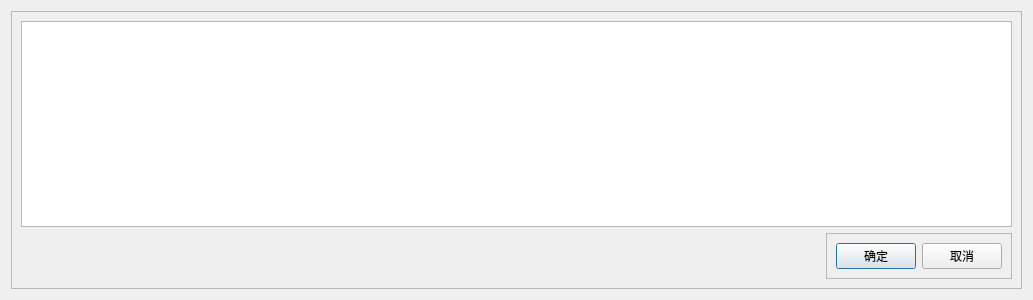
<?xml version="1.0" encoding="UTF-8"?>
<ui version="4.0">
 <class>SetBenchmark</class>
 <widget class="QDialog" name="SetBenchmark">
  <property name="geometry">
   <rect>
    <x>0</x>
    <y>0</y>
    <width>1033</width>
    <height>300</height>
   </rect>
  </property>
  <property name="windowTitle">
   <string>Dialog</string>
  </property>
  <layout class="QHBoxLayout" name="horizontalLayout_2">
   <item>
    <widget class="QFrame" name="frame">
     <property name="sizePolicy">
      <sizepolicy hsizetype="Expanding" vsizetype="Expanding">
       <horstretch>0</horstretch>
       <verstretch>0</verstretch>
      </sizepolicy>
     </property>
     <property name="frameShape">
      <enum>QFrame::StyledPanel</enum>
     </property>
     <property name="frameShadow">
      <enum>QFrame::Raised</enum>
     </property>
     <layout class="QVBoxLayout" name="verticalLayout">
      <item>
       <widget class="QTableView" name="tableView"/>
      </item>
      <item alignment="Qt::AlignRight">
       <widget class="QFrame" name="frame_2">
        <property name="frameShape">
         <enum>QFrame::StyledPanel</enum>
        </property>
        <property name="frameShadow">
         <enum>QFrame::Raised</enum>
        </property>
        <layout class="QHBoxLayout" name="horizontalLayout">
         <item>
          <widget class="QPushButton" name="pushButton">
           <property name="sizePolicy">
            <sizepolicy hsizetype="Preferred" vsizetype="Fixed">
             <horstretch>0</horstretch>
             <verstretch>0</verstretch>
            </sizepolicy>
           </property>
           <property name="text">
            <string>确定</string>
           </property>
          </widget>
         </item>
         <item>
          <widget class="QPushButton" name="pushButton_2">
           <property name="sizePolicy">
            <sizepolicy hsizetype="Preferred" vsizetype="Fixed">
             <horstretch>0</horstretch>
             <verstretch>0</verstretch>
            </sizepolicy>
           </property>
           <property name="text">
            <string>取消</string>
           </property>
          </widget>
         </item>
        </layout>
       </widget>
      </item>
     </layout>
    </widget>
   </item>
  </layout>
 </widget>
 <resources/>
 <connections>
  <connection>
   <sender>pushButton</sender>
   <signal>clicked()</signal>
   <receiver>SetBenchmark</receiver>
   <slot>finishSetAnswer()</slot>
   <hints>
    <hint type="sourcelabel">
     <x>840</x>
     <y>256</y>
    </hint>
    <hint type="destinationlabel">
     <x>760</x>
     <y>294</y>
    </hint>
   </hints>
  </connection>
  <connection>
   <sender>pushButton_2</sender>
   <signal>clicked()</signal>
   <receiver>SetBenchmark</receiver>
   <slot>reject()</slot>
   <hints>
    <hint type="sourcelabel">
     <x>960</x>
     <y>250</y>
    </hint>
    <hint type="destinationlabel">
     <x>956</x>
     <y>292</y>
    </hint>
   </hints>
  </connection>
 </connections>
 <slots>
  <slot>finishSetAnswer()</slot>
 </slots>
</ui>
